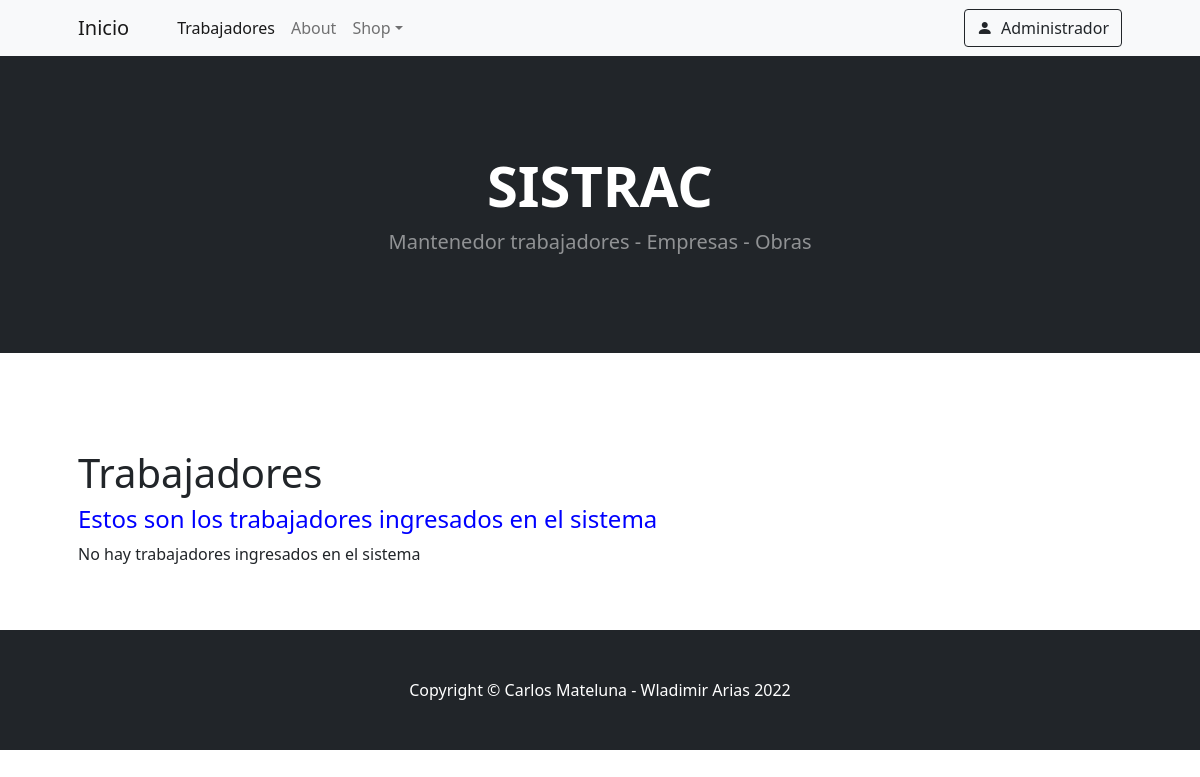
/app/lista_trabajadores/ (signed in), run on an earlier commit of the app's database.
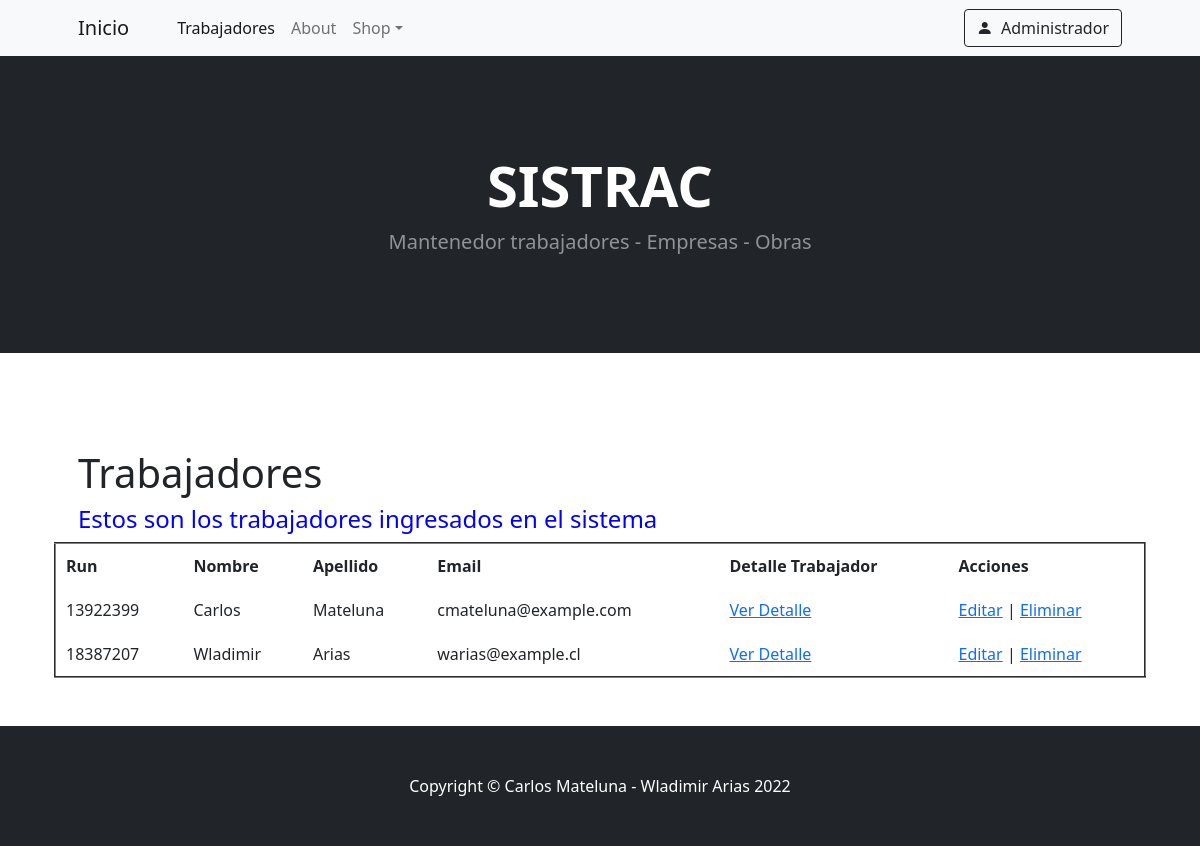
And on a later commit of the database.
### app/models.py (models this page shows, shortened)
class Trabajadores(models.Model):
    run = models.IntegerField()
    nombre = models.CharField(max_length=250)
    apellido = models.CharField(max_length=250)
    edad = models.IntegerField()
    email = models.EmailField()
    cargo = models.CharField(max_length=100)
    imagen_cargo = models.ImageField(upload_to="trabajadores", null=True, blank=True)
    user = models.ForeignKey(User, on_delete=models.CASCADE)

### app/views.py (the view)
# urls.py: path("lista_trabajadores/", lista_trabajadores, name="app-list-trabajadores"),
def lista_trabajadores(request):
    errores = ""
    trabajadores = Trabajadores.objects.all().order_by("nombre")
    contexto = {"listado_trabajadores": trabajadores, "errores": errores}
    return render(request, "app/trabajadores.html", contexto)

### app/templates/app/trabajadores.html (shortened to what this page needs)
{% extends 'app/base.html' %} {% block contenido %}
<h1>Trabajadores</h1>
<h4 style="color: blue;">Estos son los trabajadores ingresados en el sistema</h4>
 {% if listado_trabajadores %}
<table cellspacing="10" cellpadding="10" border="2">
    <thead>
        <tr>
            <th>Run</th>
            <th>Nombre</th>
            <th>Apellido</th>
            <th>Email</th>
            <th>Detalle Trabajador</th>
            <th>Acciones</th>
        </tr>
    </thead>
    <tbody>
        {% for trabajador in listado_trabajadores %}
        <tr>
            <td>{{ trabajador.run }}</td>
            <td>{{ trabajador.nombre }}</td>
            <td>{{ trabajador.apellido }}</td>
            <td>{{ trabajador.email }}</td>
            <td><a href="{% url 'app-detalle-trabajador' trabajador.id %}">Ver Detalle</a></td>
            <td><a href="{% url 'app-editar-trabajador' trabajador.id %}">Editar</a> | <a href="{% url 'app-confirm-eliminar-trabajador' trabajador.id %}">Eliminar</a></td>
        </tr>
        {% endfor %}
    </tbody>
</table>
{% else %}
<p>No hay trabajadores ingresados en el sistema</p>
{% endif %} {% endblock %}

What changed in the data, as far as the page shows it:
added Trabajadores: run "13922399", nombre "Carlos", apellido "Mateluna", email "cmateluna@example.com"
added Trabajadores: run "18387207", nombre "Wladimir", apellido "Arias", email "warias@example.cl"
Also different on the page:
text no longer shown: "No hay trabajadores ingresados en el sistema"
text now shown: "Run Nombre Apellido Email Detalle Trabajador Acciones"
